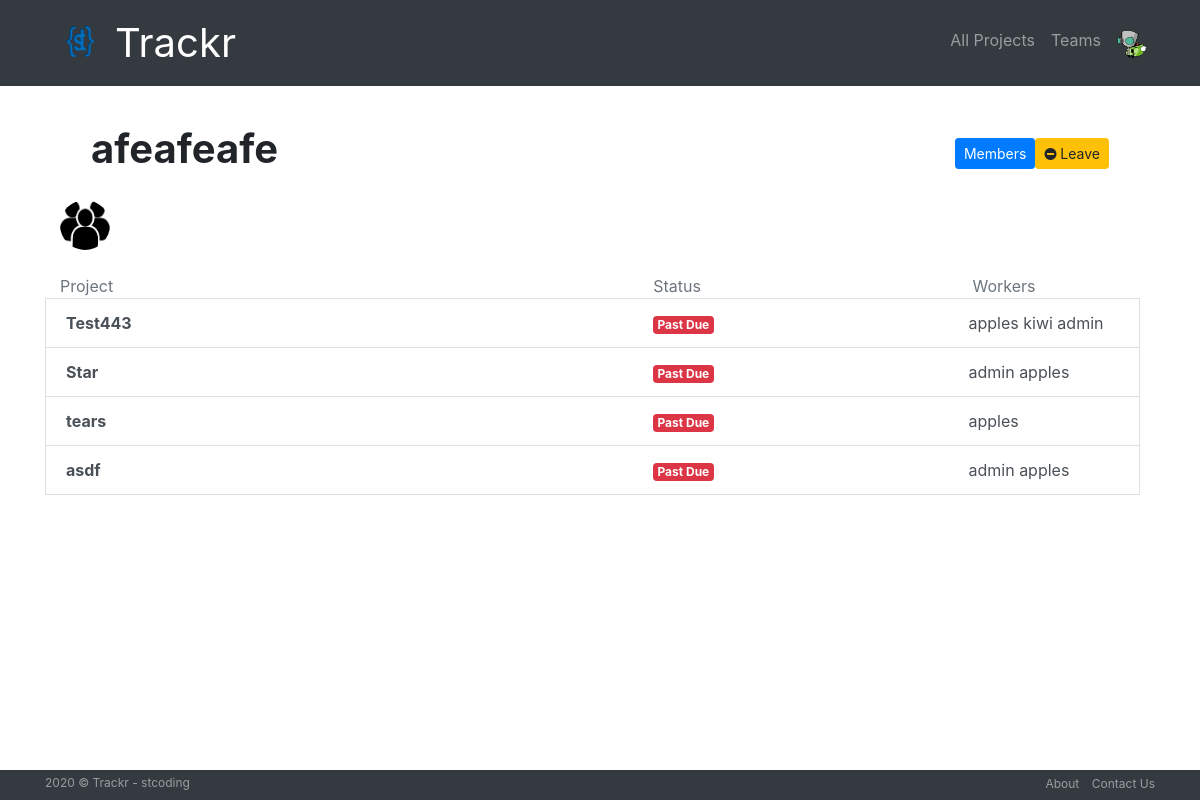
The page /teams/teams/in/afeafeafe/ (signed in) on the database its author committed.
### accounts/models.py (models this page shows, shortened)
class UserProfile(models.Model):
    user = models.OneToOneField(User,null=True,on_delete=models.CASCADE)
    first_name = models.CharField(max_length=100,null=True)
    last_name = models.CharField(max_length=100,null=True)
    email = models.EmailField(max_length=254,null=True)
    phone = models.CharField(max_length=15,null=True)
    address = models.CharField(max_length=100,null=True)
    city = models.CharField(max_length=50,null=True)
    state = models.CharField(max_length=50,null=True)
    zip = models.CharField(max_length=10,null=True)
    profile_pic = models.ImageField(default="profile1.png", null=True, blank=True)
    is_manager = models.BooleanField(default=False,null=True)

### teams/models.py (models this page shows, shortened)
class Team(models.Model):
    name = models.CharField(max_length=255, unique=True)
    slug = models.SlugField(allow_unicode=True, unique=True)
    description = models.TextField(blank=True, default='')
    description_html = models.TextField(editable=False, default='', blank=True)
    members = models.ManyToManyField(User,through="TeamMember")
    team_pic = models.ImageField(upload_to='images',default="team.png", null=True, blank=True)
    def __str__(self):
        return self.name
    class Meta:
        ordering = ["name"]

### projects/models.py (models this page shows, shortened)
class Project(models.Model):
    id = models.AutoField(primary_key=True)
    project_name = models.CharField(max_length=256)
    workers = models.ManyToManyField(User,through='ProjectWorker')
    created_by = models.ForeignKey(User,related_name='created',null=True,on_delete=models.SET_NULL)
    description = models.TextField()
    created_at = models.DateTimeField(default=timezone.now)
    due_date = models.DateTimeField()
    status = models.CharField(max_length=20,choices=status)
    completed_on = models.DateTimeField(blank=True,null=True)
    team = models.ForeignKey(Team,related_name='projects',null=True,blank=True,on_delete=models.SET_NULL)
    class Meta():
        ordering = ['-created_at']

### teams/views.py (the view)
# urls.py: path("teams/in/<slug>/",views.SingleTeam.as_view(),name="single"),
class SingleTeam(LoginRequiredMixin,generic.DetailView):
    model = Team

### trackr/context-processor.py (called while the page is built)
def extras(request):
    if request.user.is_authenticated:
        profile= request.user.userprofile
        return {'profile':profile}
    else:
        return {}

### teams/templates/teams/team_detail.html (shortened to what this page needs)
{% extends "teams/team_base.html" %} {% block pregroup %}
<div class="container">
  <nav class="navbar navbar-expand-lg" role="navigation" id="navbar">
    <div class="container">
      <div class="navbar-nav align-items-center">
        <h1 class="navbar-brand team-name"><strong>{{team.name}}</strong></h1>
      </div>
      <div class="navbar-nav ml-auto">
        <a
          data-toggle="modal"
          data-target="#modalMembers"
          href="#modalMembers"
          class="btn btn-lg btn-primary btn-sm members"
          >Members</a
        >
        {% if user not in team.members.all %}
        <a
          href="{% url 'teams:join' slug=team.slug %}"
          class="btn btn-sm btn-info"
          ><span class="fa fa-check-circle-o"></span> Join</a
        >
        {% else %}
        <a
          href="{% url 'teams:leave' slug=team.slug %}"
          class="btn btn-sm btn-warning"
          ><span class="fa fa-minus-circle"></span> Leave</a
        >
        {% endif %}
      </div>
    </div>
  </nav>
  <a
    href="#"
    data-toggle="tooltip"
    data-pacement="top"
    title="{{team}}"
    class="d-inline-block"
  >
    <img
      class="rounded-circle img-thumnail avatar-sm"
      src="{{team.team_pic.url}}"
    />
  </a>
</div>
{% endblock %} {% block group_content %}
<div class="container">
  {% if team.projects.count == 0 %}
  <h2>No projects in this team yet!</h2>
  {% else %}
  <br />
  <div class="d-flex justify-content-center">
    <div class="container list-group">
      <div class="d-flex justify-content-between align-items-center row">
        <div class="col-sm-5 text-muted">Project</div>
        <div class="col-sm-2 text-muted">Status</div>
        <div class="col-sm-2 text-muted">Workers</div>
        {% for project in team.projects.all %}
        <a
          href="{% url 'projects:detail' pk=project.pk %}"
          class="list-group-item list-group-item-action"
        >
          <div class="d-flex justify-content-between align-items-center row">
            <div class="col-sm-5">
              <strong>{{project.project_name}}</strong>
            </div>
            {% if project.status == 'Active' %}
            <div class="col-sm-2">
              <span class="badge badge-primary">{{project.status}}</span>
            </div>
            {% elif project.status == 'Hold' %}
            <div class="col-sm-2">
              <span class="badge badge-warning">{{project.status}}</span>
            </div>
            {% elif project.status == 'Past Due' %}
            <div class="col-sm-2">
              <span class="badge badge-danger">{{project.status}}</span>
            </div>
            {% else %}
            <div class="col-sm-2">
              <span class="badge badge-success">{{project.status}}</span>
            </div>
            {% endif %}
            <div class="col-sm-2">
              {% for user in project.workers.all %} {{user}} {% endfor %}
            </div>
          </div>
        </a>
        {% endfor %}
      </div>
    </div>
  </div>
  {% endif %}
</div>
{% endblock %}

### templates/base.html (shortened to what this page needs)
<!DOCTYPE html>
{% load static %}
<html lang="en" dir="ltr">
  <head>
    <link rel="stylesheet" href="https://stackpath.bootstrapcdn.com/bootstrap/4.5.2/css/bootstrap.min.css">
    <link rel='stylesheet' href="{% static 'css/master.css'%}"/>
    <link href="https://maxcdn.bootstrapcdn.com/font-awesome/4.7.0/css/font-awesome.min.css" rel="stylesheet">
  </head>
  <body>
    <nav class="navbar navbar-expand-lg navbar-dark bg-dark" role="navigation" id="navbar">
      <div class="container">
        <div class="navbar-nav align-items-center">
          <img src="/images/st_logo.png" width="70" height="70" alt="" loading="lazy">
          <a class="navbar-brand" href="{% url 'home' %}">Trackr</a>
        </div>
        <div class="navbar-nav ml-auto">
          {% if user.is_authenticated %}
            <a class="nav-item nav-link" href="{% url 'projects:all' %}" class="btn btn-simple">All Projects</a>
            <a class="nav-item nav-link" href="{% url 'teams:all' %}" class="btn btn-simple">Teams</a>
            <div class="dropdown">
              <a class="nav-link av" data-toggle="dropdown">
                <img class="profile-pic rounded-circle main-avatar-sm" src="{{profile.user.userprofile.profile_pic.url}}">
              </a>
            </div>
          {% else %}
            <a class="nav-item nav-link" href="{% url 'accounts:login' %}" class="btn btn-simple">Log in</a>
            <a class="nav-item nav-link" href="{% url 'accounts:register' %}" class="btn btn-simple">Register</a>
          {% endif %}
        </div>
      </div>
    </nav>
    <div class="container maindetail">
      {% block content %}{% endblock %}
    </div>
    {% include "footer.html" %}
  </body>
</html>

### static/css/master.css (style rules this page uses)
.navbar-brand { font-size: 40px !important; }
.team-name { font-size: 40px !important; }
.maindetail { margin-bottom: 100px; margin-top: 20px; }

### templates/base.html (style rules this page uses)
.main-avatar-sm { width:30px; height:30px; }
.av { outline: none; text-transform: none; }

### teams/templates/teams/team_detail.html (style rules this page uses)
.avatar-sm { width: 50px; height: 50px; }

### rows shown on the page
UserProfile: user.userprofile.profile_pic (picture)
Team: name "afeafeafe", team_pic (picture)
Project: project_name "Test443", status "Past Due"
Project: project_name "Star", status "Past Due"
Project: project_name "tears", status "Past Due"
Project: project_name "asdf", status "Past Due"

### other values the page prints
{{ user }} "apples"
{{ user }} "kiwi"
{{ user }} "admin"
